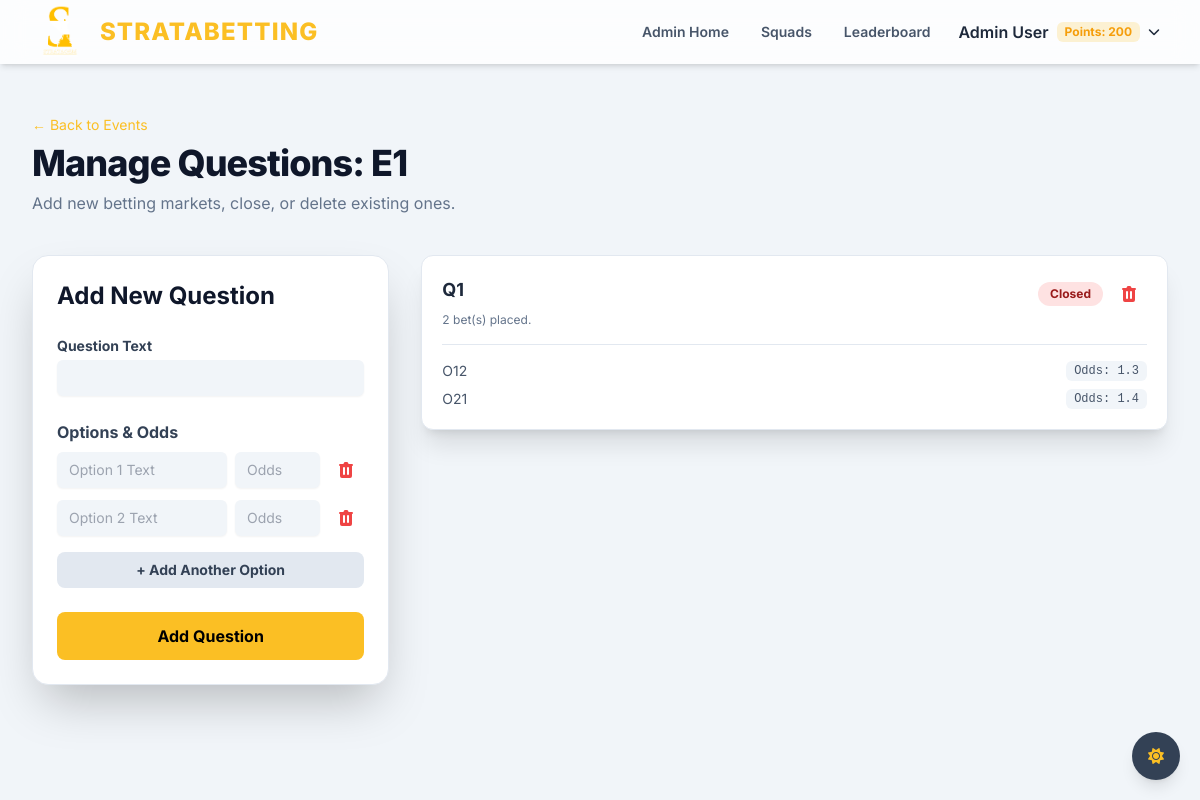
The app's page /admin/questions/5 (signed in) with its own data.
### app.py (models this page shows, shortened)
class User(db.Model):
    roll_number = db.Column(db.String(20), primary_key=True)
    name = db.Column(db.String(100), nullable=False)
    password_hash = db.Column(db.String(60), nullable=False)
    points = db.Column(db.Integer, nullable=False, default=200)
    is_admin = db.Column(db.Boolean, nullable=False, default=False)
    bets = db.relationship('Bet', backref='bettor', lazy=True, cascade="all, delete-orphan")
    @property
    def password(self):
        raise AttributeError('password is not a readable attribute')

class Event(db.Model):
    id = db.Column(db.Integer, primary_key=True)
    name = db.Column(db.String(100), nullable=False, unique=True)
    is_active = db.Column(db.Boolean, nullable=False, default=True)
    questions = db.relationship('Question', backref='event', lazy=True, cascade="all, delete-orphan")

class Question(db.Model):
    id = db.Column(db.Integer, primary_key=True)
    event_id = db.Column(db.Integer, db.ForeignKey('event.id'), nullable=False)
    text = db.Column(db.String(255), nullable=False)
    is_open = db.Column(db.Boolean, nullable=False, default=True)
    winning_option_id = db.Column(db.Integer, db.ForeignKey('option.id'), nullable=True)
    options = db.relationship('Option', foreign_keys='Option.question_id', backref='question', lazy=True, cascade="all, delete-orphan")
    winning_option = db.relationship('Option', foreign_keys=[winning_option_id])
    bets = db.relationship('Bet', backref='question', lazy=True, cascade="all, delete-orphan")

class Option(db.Model):
    id = db.Column(db.Integer, primary_key=True)
    question_id = db.Column(db.Integer, db.ForeignKey('question.id'), nullable=False)
    text = db.Column(db.String(100), nullable=False)
    odds = db.Column(db.Float, nullable=False, default=1.8)

### app.py (the view)
    def decorated_function(*args, **kwargs):
        user = get_current_user()
        if not user or not user.is_admin:
            flash("You do not have permission to access this page.", "danger")
            return redirect(url_for('login'))
        return f(*args, **kwargs)

### app.py (called while the page is built)
def get_current_user():
    if 'roll_number' in session:
        return User.query.get(session['roll_number'])
    return None

def admin_required(f):
    def decorated_function(*args, **kwargs):
        user = get_current_user()
        if not user or not user.is_admin:
            flash("You do not have permission to access this page.", "danger")
            return redirect(url_for('login'))
        return f(*args, **kwargs)
    decorated_function.__name__ = f.__name__
    return decorated_function

@app.route('/admin/questions/<int:event_id>')
@admin_required
def manage_questions(event_id):
    user = get_current_user()
    event = Event.query.get_or_404(event_id)
    return render_template('admin/questions.html', user=user, event=event)

### templates/admin/questions.html (shortened to what this page needs)
{% extends "base.html" %}
{% block content %}
<div class="mb-10">
    <a href="{{ url_for('admin_dashboard') }}" class="text-sm text-amber-400 hover:underline mb-2 inline-block">&larr;
        Back to Events</a>
    <h1 class="text-4xl font-extrabold text-slate-900 dark:text-white tracking-tight">Manage Questions: {{ event.name }}
    </h1>
    <p class="text-slate-500 dark:text-slate-400 mt-2">Add new betting markets, close, or delete existing ones.</p>
</div>
<div class="grid grid-cols-1 lg:grid-cols-3 gap-8">
    <div
        class="lg:col-span-1 bg-white dark:bg-gray-800 shadow-2xl rounded-2xl p-6 border border-slate-200 dark:border-gray-700">
        <h3 class="text-2xl font-bold text-slate-900 dark:text-white mb-6">Add New Question</h3>
        <form method="POST" action="{{ url_for('create_question', event_id=event.id) }}" class="space-y-6">
            <div>
                <label for="question_text" class="block text-sm font-bold text-slate-700 dark:text-slate-300">Question
                    Text</label>
                <input type="text" name="question_text" id="question_text" required
                    class="mt-1 block w-full bg-slate-100 dark:bg-gray-700 border-slate-200 dark:border-gray-600 rounded-md shadow-sm focus:border-amber-400 focus:ring-amber-400 sm:text-sm py-2 px-3">
            </div>
            <div>
                <h4 class="font-bold mb-2 text-slate-700 dark:text-slate-300">Options & Odds</h4>
                <div id="options-container" class="space-y-3">
                </div>
                <button type="button" id="add-option-btn"
                    class="mt-4 w-full bg-slate-200 dark:bg-gray-700 hover:bg-slate-300 dark:hover:bg-gray-600 text-slate-700 dark:text-slate-200 font-bold py-2 px-4 rounded-lg transition text-sm">
                    + Add Another Option
                </button>
            </div>
            <button type="submit"
                class="w-full bg-amber-400 hover:bg-amber-500 text-black font-bold py-3 px-4 rounded-lg transition transform hover:scale-105">Add
                Question</button>
        </form>
    </div>
    <div class="lg:col-span-2 space-y-4">
        {% for question in event.questions %}
        <div class="bg-white dark:bg-gray-800 shadow-xl rounded-xl p-5 border border-slate-200 dark:border-gray-700">
            <div class="flex justify-between items-start">
                <div>
                    <p class="font-bold text-lg text-slate-800 dark:text-slate-100">{{ question.text }}</p>
                    <p class="text-xs text-slate-500 dark:text-slate-400 mt-2">{{ question.bets|length }} bet(s) placed.
                    </p>
                </div>
                <div class="flex-shrink-0 ml-4 flex items-center space-x-2">
                    <a href="{{ url_for('toggle_question_status', question_id=question.id) }}"
                        class="text-xs font-bold px-3 py-1 rounded-full {{ 'bg-green-100 text-green-800 dark:bg-green-500/20 dark:text-green-300' if question.is_open else 'bg-red-100 text-red-800 dark:bg-red-500/20 dark:text-red-300' }}">
                        {{ 'Open' if question.is_open else 'Closed' }}
                    </a>
                    <form method="POST" action="{{ url_for('delete_question', question_id=question.id) }}"
                        onsubmit="return confirm('Are you sure you want to permanently delete this question and all its bets? This action cannot be undone.');">
                        <button type="submit"
                            class="p-2 rounded-full text-red-500 hover:bg-red-100 dark:hover:bg-red-900/50 transition-colors"
                            aria-label="Delete question">
                        </button>
                    </form>
                </div>
            </div>
            <div class="mt-4 border-t border-slate-200 dark:border-gray-700 pt-4">
                <ul class="space-y-2 text-sm">
                    {% for option in question.options %}
                    <li class="flex justify-between text-slate-600 dark:text-slate-300">
                        <span>{{ option.text }}</span>
                        <span class="font-mono bg-slate-100 dark:bg-gray-700 px-2 py-0.5 rounded-md text-xs">Odds: {{
                            option.odds }}</span>
                    </li>
                    {% endfor %}
                </ul>
            </div>
        </div>
        {% endfor %}
    </div>
</div>
{% endblock %}

### templates/base.html (shortened to what this page needs)
<!DOCTYPE html>
<html lang="en" x-data="{ isDarkMode: true }" x-init="
    isDarkMode = JSON.parse(localStorage.getItem('isDarkMode')) ?? true;
    $watch('isDarkMode', value => localStorage.setItem('isDarkMode', JSON.stringify(value)))"
    :class="isDarkMode ? 'dark' : ''">
<head>
    <link rel="stylesheet" type="text/css" href="https://unpkg.com/trix@2.0.8/dist/trix.css">
    <script src="https://cdn.tailwindcss.com"></script>
    <link rel="stylesheet" href="https://cdnjs.cloudflare.com/ajax/libs/font-awesome/6.4.2/css/all.min.css">
</head>
<body class="bg-slate-100 dark:bg-gray-900 text-slate-800 dark:text-slate-300 transition-colors duration-300">
    <div class="fixed bottom-5 right-5 z-50">
        <button @click="isDarkMode = !isDarkMode"
            class="bg-slate-700 dark:bg-amber-400 text-amber-400 dark:text-black rounded-full h-12 w-12 flex items-center justify-center shadow-lg hover:scale-110 transition-transform">
            <i x-show="isDarkMode" x-cloak class="fa-solid fa-sun"></i>
        </button>
    </div>
    <div class="min-h-full">
        <nav x-data="{ isMobileMenuOpen: false }"
            class="bg-white/80 dark:bg-gray-800/80 backdrop-blur-md shadow-md fixed w-full z-40">
            <div class="mx-auto max-w-7xl px-4 sm:px-6 lg:px-8">
                <div class="flex h-16 items-center justify-between">
                    <div class="flex items-center">
                        <div class="flex-shrink-0">
                            <a href="/" class="flex items-center space-x-3">
                                <img class="h-14 w-auto" src="{{ url_for('static', filename='stratagem-logo.png') }}"
                                    alt="Stratagem Logo">
                                <span class="text-amber-400 font-extrabold text-2xl tracking-wider hidden sm:block">
                                    STRATABETTING
                                </span>
                            </a>
                        </div>
                    </div>
                    <div class="hidden md:block">
                        <div class="ml-10 flex items-center space-x-2">
                            {% if user %}
                            {% if user.is_admin %}
                            <a href="{{ url_for('admin_dashboard') }}"
                                class="text-slate-600 dark:text-slate-300 hover:text-amber-400 px-3 py-2 text-sm font-semibold transition-colors">Admin
                                Home</a>
                            {% endif %}
                            <a href="{{ url_for('squads') }}"
                                class="text-slate-600 dark:text-slate-300 hover:text-amber-400 px-3 py-2 text-sm font-semibold transition-colors">Squads</a>
                            <a href="{{ url_for('leaderboard') }}"
                                class="text-slate-600 dark:text-slate-300 hover:text-amber-400 px-3 py-2 text-sm font-semibold transition-colors">Leaderboard</a>
                            <div class="relative group" x-data="{ open: false }">
                                <button @click="open = !open"
                                    class="flex items-center space-x-2 p-2 rounded-lg hover:bg-slate-200 dark:hover:bg-gray-700">
                                    <span class="font-semibold text-slate-800 dark:text-white">{{ user.name }}</span>
                                    <span
                                        class="bg-amber-400/20 text-amber-500 font-bold px-2 py-0.5 rounded-md text-xs">Points:
                                        {{ user.points }}</span>
                                    <i class="fa-solid fa-chevron-down text-xs transition-transform dark:text-slate-300"
                                        :class="open ? 'rotate-180' : ''"></i>
                                </button>
                            </div>
                            {% endif %}
                        </div>
                    </div>
                </div>
            </div>
        </nav>
        <main class="pt-16">
            <div class="mx-auto max-w-7xl py-12 sm:px-6 lg:px-8">
                {% block content %}{% endblock %}
            </div>
        </main>
    </div>
</body>
</html>

### templates/base.html (style rules this page uses)
body { font-family: 'Inter', sans-serif; }
.bg-amber-400 { background-color: #FFBF00; }
.text-amber-400 { color: #FFBF00; }

### records on screen
User: name "Admin User", points "200"
Event: name "E1"
Question: text "Q1", bets|length "2", is_open "Closed"
Option: text "O12", odds "1.3"
Option: text "O21", odds "1.4"
